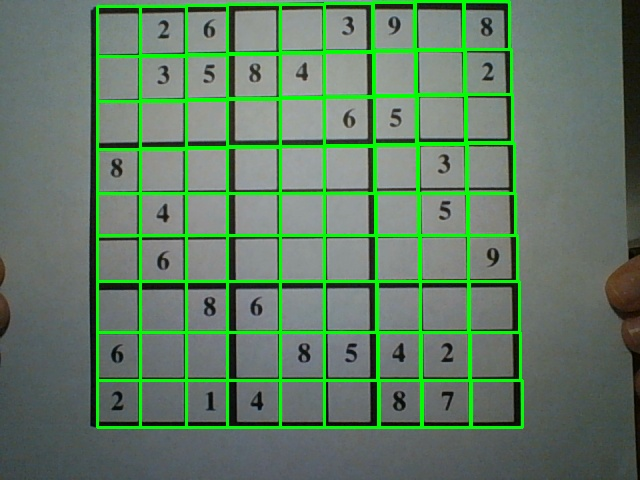
#> input picture test.JPG, 640 x 480 px, found by its file name
$ python output.py
#> lines starting #> are read from the running program, lines starting #| are printed output that depends on the picture
from PIL import Image
from PIL import ImageFont
from PIL import ImageDraw
import pickle

img = Image.open("test.jpg")
#> img is the input picture: PIL image 640x480 RGB; mean R, G, B 97.4, 124.5, 100.7
draw = ImageDraw.Draw(img)

# font = ImageFont.truetype(<font-file>, <font-size>)
font = ImageFont.truetype("arial.ttf", 36)

# boxes is list of corner coordinates for all 81 points
with open('boxes.txt', 'rb') as fp:
#> (reads boxes.txt from the repository)
        boxes = pickle.load(fp)

# fake sudoku results:
result = [0, 2, 5, 4, 0, 0, 0, 3, 9,		# row 1 (top)
		  8, 0, 1, 3, 9, 6, 2, 0, 0,		# row 2
		  3, 0, 0, 7, 5, 2, 0, 4, 1, 		# row 3
		  6, 1, 8, 0, 0, 0, 0, 5, 7,		# row 4
		  0, 5, 0, 1, 6, 7, 4, 8, 0,		# row 5
		  0, 0, 4, 5, 0, 0, 9, 0, 6,		# row 6
		  5, 3, 7, 2, 0, 9, 0, 6, 8,		# row 7
		  4, 8, 0, 0, 7, 1, 5, 9, 0,		# row 8
		  1, 0, 0, 0, 3, 5, 7, 2, 4]		# row 9 (bot)


# [8 lines of commented-out code are left out]


for i in range(81):
	# shift to be centered in box
	topleftx = boxes[i][0][0]
	toprightx = boxes[i][1][0]
	difx = (toprightx - topleftx) / 4	# divide by 4 instead of 2 because of how digit is written
	newx = topleftx + difx

	toplefty = boxes[i][0][1]
	botlefty = boxes[i][2][1]
	dify = (botlefty - toplefty) / 8
	newy = toplefty + dify

	# draw new value onto image
	# TODO: use correct sudoku puzzle output instead of 1
	if result[i] != 0:
		draw.text((newx, newy),str(result[i]),(150,0,0),font=font)

img.save('test-out.jpg')
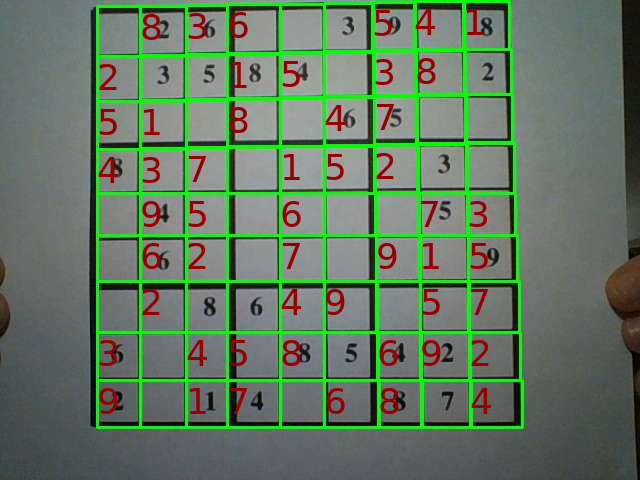
#> saved as test-out.jpg: PIL image 640x480 RGB; mean R, G, B 98.2, 120.5, 96.8
